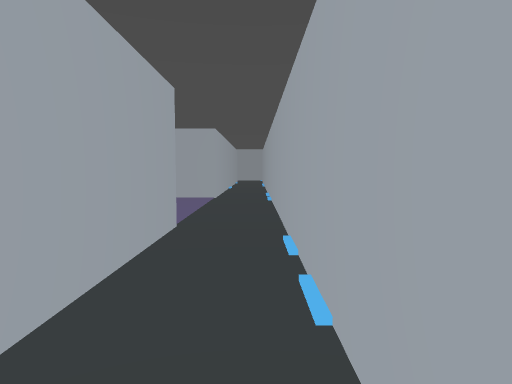
[1] (above)

16 first-person views from a walk through a level from a Godot 3-D game. The camera is 1.4 m above the floor, tilts 4° down and sees 75° across. The floor is counted in squares, 1 m on a side. Each view is taken from the middle of a square. On the plan, view 1 faces up. The plan holds only what a view shows up to about 15 squares ahead; the rest is blank. The place goes on beyond the plan.

[2]
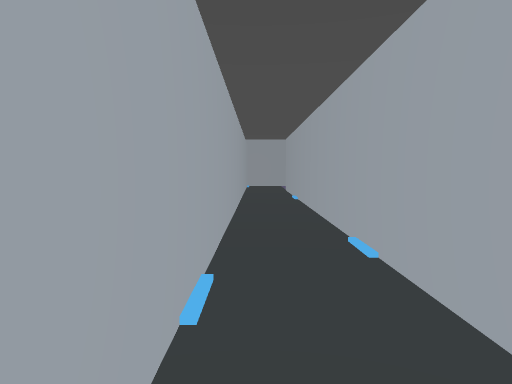

[3]
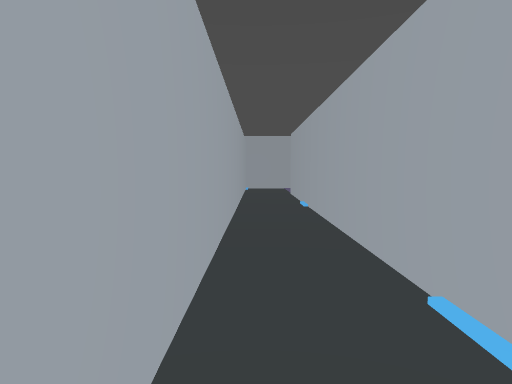

[4]
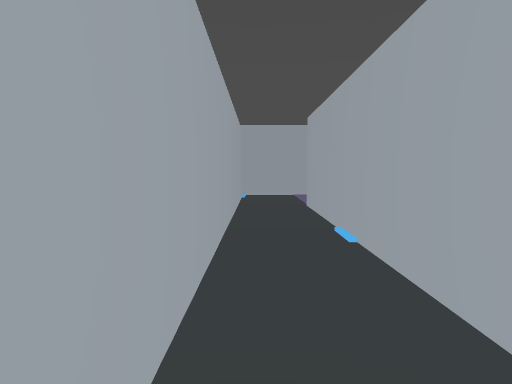

[5]
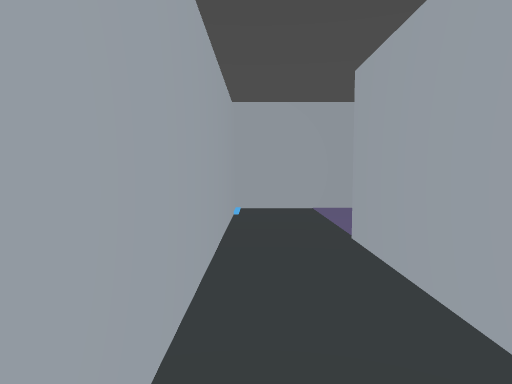

[6]
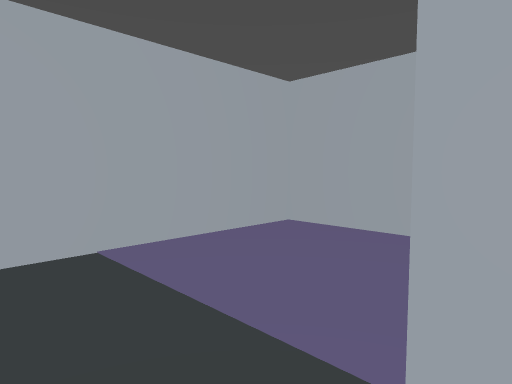

[7]
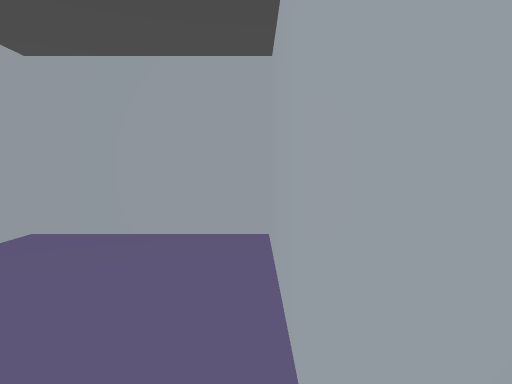

[8]
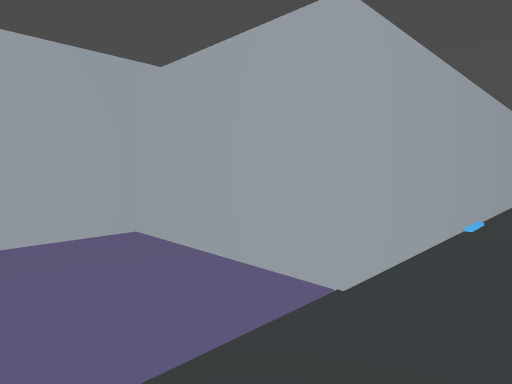

[9]
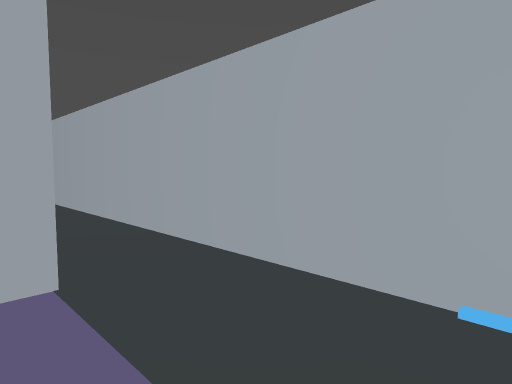

[10]
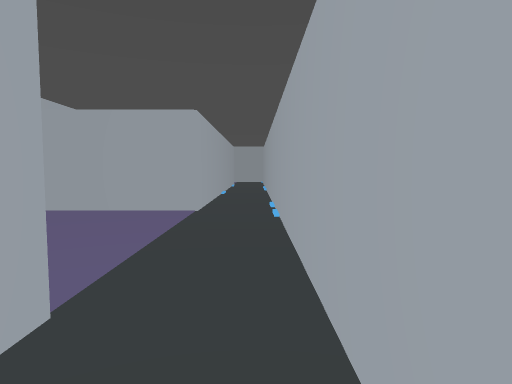

[11]
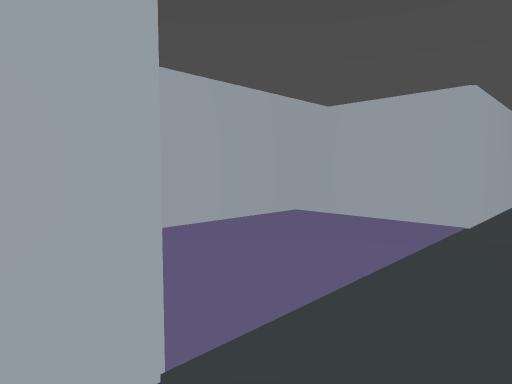

[12]
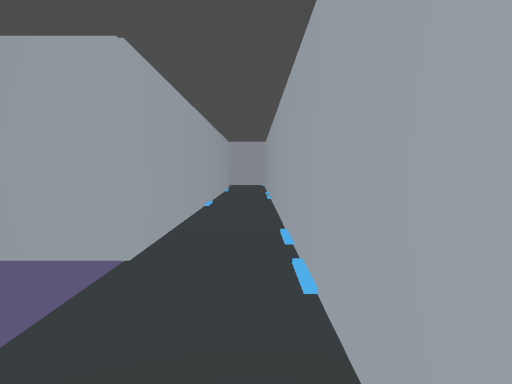

[13]
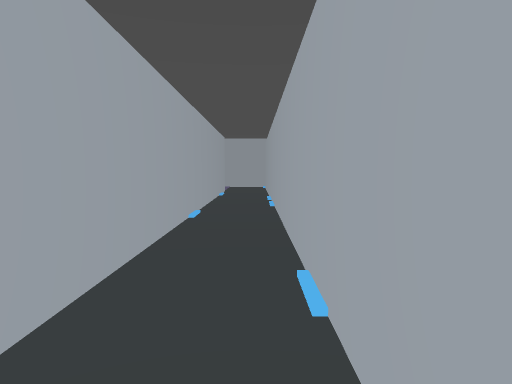

[14]
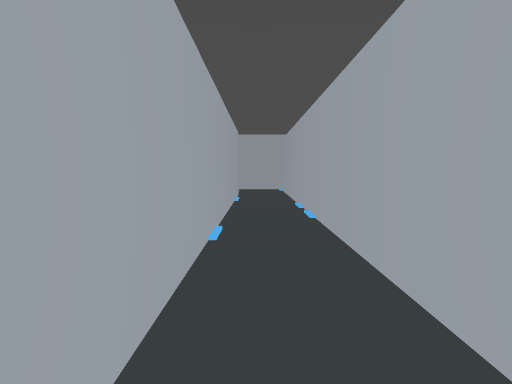

[15]
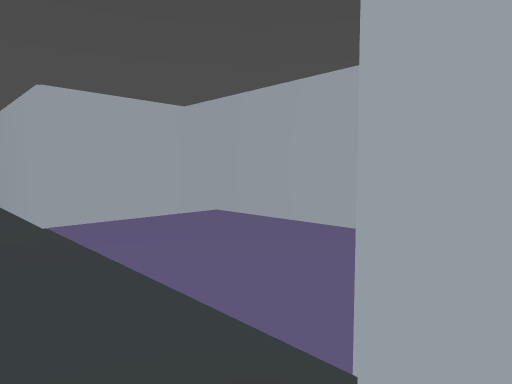

[16]
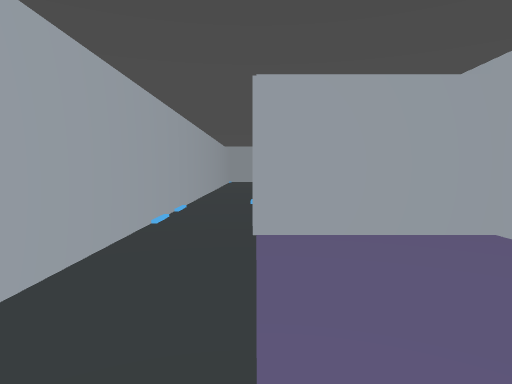

### Floor plan
Points are (right, up) in squares from view 1. A wall is a line through its corners. A room is listed if a view was taken in it or the views show most of it. See-through windows are left out.
Room 1 (views 1, 2, 3, 4, 5, 6, 7, 8, 9, 10, 11)
walls: (-1.9, 8.1) (-1.9, -14.7) (-7, -14.7) (-7, -19.7) (0.7, -19.7) (0.7, 8.5)
ways out: opening at (-0.5, 8) to room 2
Room 2 (views 12, 13, 14, 15, 16)
walls: (0.7, 8.5) (0.7, 29.5); (-1.9, 29.5) (-1.9, 15.9) (-7, 15.9) (-7, 8.1) (-1.9, 8.1)
ways out: opening at (-0.5, 8) to room 1

Where each view was taken, in squares from view 1:
view 1: 0 up, 0 right, facing up
view 2: 7 up, 0 right, facing down
view 3: 4 up, 0 right, facing down
view 4: 2 down, 0 right, facing down
view 5: 8 down, 0 right, facing down
view 6: 14 down, 0 right, facing down-left
view 7: 15 down, 0 right, facing left
view 8: 18 down, 0 right, facing up-left
view 9: 19 down, 3 left, facing up-right
view 10: 5 up, 0 right, facing up
view 11: 7 up, 0 right, facing up-left
view 12: 11 up, 0 right, facing up
view 13: 14 up, 0 right, facing up
view 14: 17 up, 1 left, facing up
view 15: 17 up, 0 right, facing down-left
view 16: 15 up, 2 left, facing down
